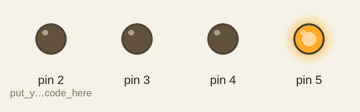
This sketch was run on a simulated Arduino Uno, built with avr-gcc and run on an emulated ATmega328P. Parts: output pins drawn as LEDs (lit = HIGH).

Above: at 0.5 s.
At 2.5 s:
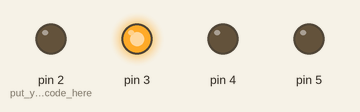
At 3.5 s:
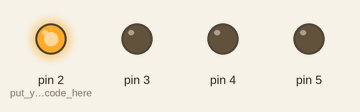
At 5.5 s:
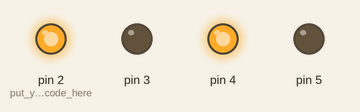
At 8.5 s:
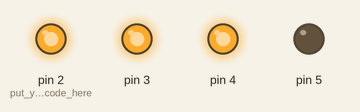
At 11.5 s:
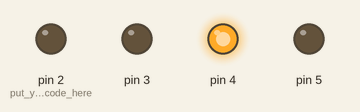
Timing chart, 0 to 13.0 s (numbered marks = the images above):
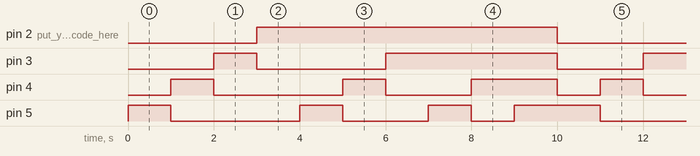

The sketch:

TASK_1.ino
```cpp
void setup() {
  pinMode(2,OUTPUT);// put your setup code here, to run once:
  pinMode(3,OUTPUT);
  pinMode(4,OUTPUT);
  pinMode(5,OUTPUT);
}

void loop() {

  digitalWrite(2,LOW);
  digitalWrite(3,LOW);
  digitalWrite(4,LOW);
  digitalWrite(5,HIGH);
  delay(1000); //1000 milisecond.

  digitalWrite(2,LOW);
  digitalWrite(3,LOW);
  digitalWrite(4,HIGH);
  digitalWrite(5,LOW);
  delay(1000);


 digitalWrite(2,LOW);
 digitalWrite(3,HIGH);
 digitalWrite(4,LOW);
 digitalWrite(5,LOW);
 delay(1000); //1000 milisecond.

  digitalWrite(2,HIGH);
  digitalWrite(3,LOW);
  digitalWrite(4,LOW);
  digitalWrite(5,LOW);
  delay(1000);

  digitalWrite(2,HIGH);
  digitalWrite(3,LOW);
  digitalWrite(4,LOW);
  digitalWrite(5,HIGH);
delay(1000);

  digitalWrite(2,HIGH);
  digitalWrite(3,LOW);
  digitalWrite(4,HIGH);
  digitalWrite(5,LOW);
delay(1000);

  digitalWrite(2,HIGH);
  digitalWrite(3,HIGH);
  digitalWrite(4,LOW);
  digitalWrite(5,LOW);
  delay(1000);

  digitalWrite(2,HIGH);
  digitalWrite(3,HIGH);
  digitalWrite(4,LOW);
  digitalWrite(5,HIGH);
  delay(1000);

  digitalWrite(2,HIGH);
  digitalWrite(3,HIGH);
  digitalWrite(4,HIGH);
  digitalWrite(5,LOW);
  delay(1000);

  digitalWrite(2,HIGH);
  digitalWrite(3,HIGH);
  digitalWrite(4,HIGH);
  digitalWrite(5,HIGH);
  delay(1000);


}
```

Measured:
- by itself, pin 2 (put_your_setup_code_here): alternates HIGH for 7.0 s and LOW for 3.0 s
- by itself, pin 3: repeats every 10.0 s: LOW 3.0 s, HIGH 4.0 s, LOW 2.0 s, HIGH 1.0 s
- by itself, pin 4: repeats every 10.0 s: LOW 3.0 s, HIGH 1.0 s, LOW 2.0 s, HIGH 2.0 s, LOW 1.0 s, HIGH 1.0 s
- by itself, pin 5: repeats every 10.0 s: LOW 3.0 s, HIGH 1.0 s, LOW 2.0 s, HIGH 1.0 s, LOW 1.0 s, HIGH 2.0 s
